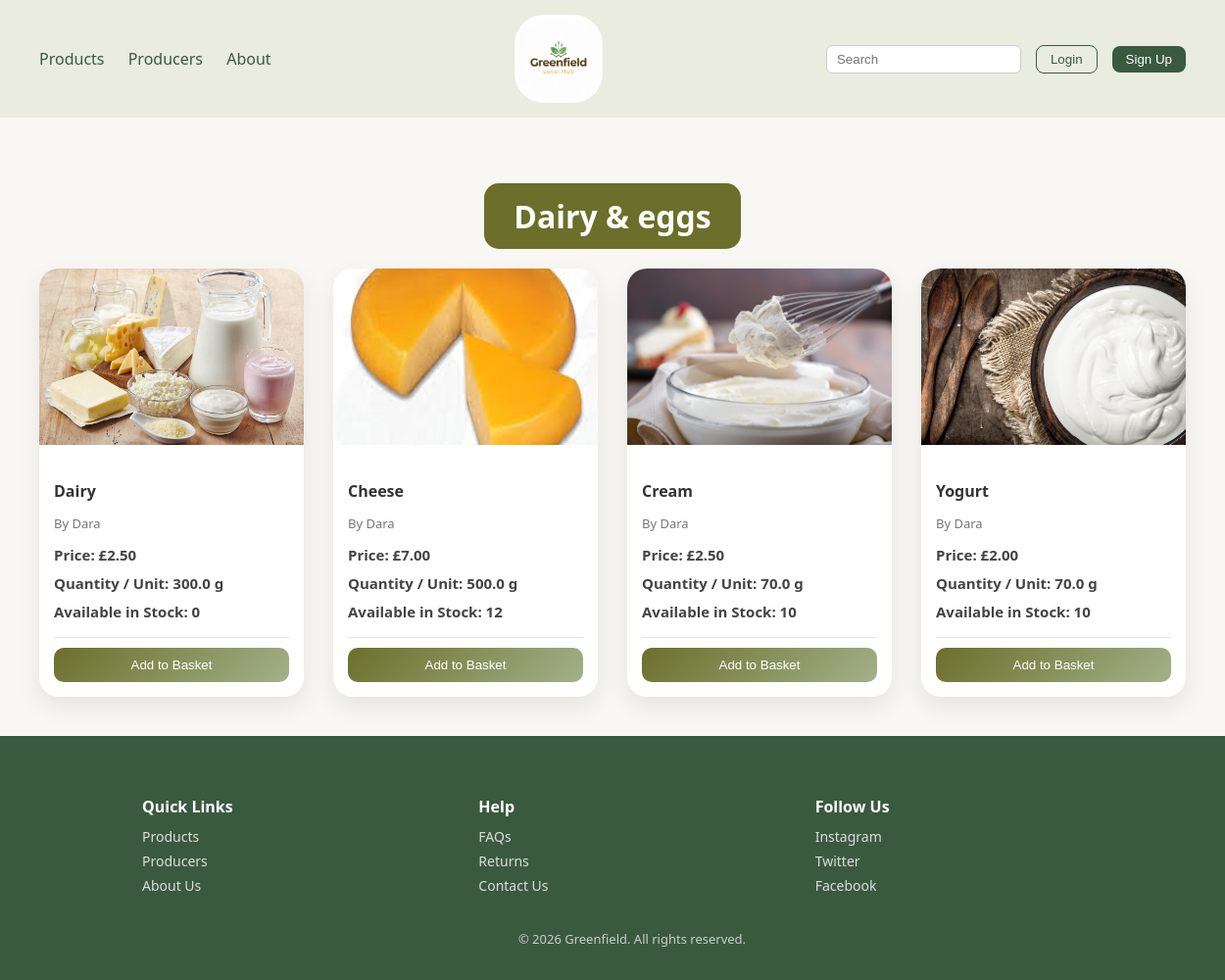
The app's page /products/2 with its own data.
### tables this page shows
CREATE TABLE category (
        category_id INTEGER PRIMARY KEY AUTOINCREMENT,
        category_name TEXT,
        category_description TEXT
    );

CREATE TABLE product (
        product_id INTEGER PRIMARY KEY AUTOINCREMENT,
        producer_id INTEGER,
        category_id INTEGER,
        product_name TEXT,
        description TEXT,
        price DECIMAL,
        stock_quantity INTEGER,
        unit TEXT,
        origin TEXT,
        quantity REAL,
        image_path TEXT,
        FOREIGN KEY (producer_id) REFERENCES producer(producer_id),
        FOREIGN KEY (category_id) REFERENCES category(category_id)
    );

CREATE TABLE producer (
        producer_id INTEGER PRIMARY KEY AUTOINCREMENT,
        user_id INTEGER,
        business_name TEXT,
        business_description TEXT,
        join_date TEXT,
        farm_location TEXT,
        FOREIGN KEY (user_id) REFERENCES user(user_id)
    );

### app.py (the view)
@app.route("/products/<int:category_id>")
def category_page(category_id):
    conn = get_db()
    cur = conn.cursor()
    cur.execute("""
    SELECT
        product.product_id,
        product.product_name AS name,
        product.price,
        product.quantity,
        product.stock_quantity,
        product.unit,
        producer.business_name AS producer
    FROM product
    JOIN producer ON product.producer_id = producer.producer_id
    WHERE product.category_id = ?
""", (category_id,))
    rows = cur.fetchall()
    products = []
    for r in rows:
        products.append({
            "id": r[0],
            "name": r[1],
            "price": r[2],
            "weight": r[3],
            "stock_quantity": r[4],
            "unit": r[5],
            "producer": r[6]
        })
    cur.execute("SELECT category_name FROM category WHERE category_id=?", (category_id,))
    category = cur.fetchone()
    conn.close()
    return render_template(
    "products.html",
    category=category[0],
    products=products,
    items=get_basket_items(),
    basket=session.get("basket", {}),
    basket_count=sum(session.get("basket", {}).values())
)

### app.py (called while the page is built, shortened)
def get_db():
    conn = sqlite3.connect(DB_NAME)
    conn.row_factory = sqlite3.Row
    return conn

@app.context_processor
def inject_user():
    user = None
    prefs = None
    return dict(user=user, prefs=prefs)

def get_basket_items():
    user_id = session.get("user_id")
    if not user_id:
        return []

### templates/products.html (shortened to what this page needs)
{% extends "base.html" %}
{% block content %}
<section class="category-page">
    <h2 class="page-title">{{ category|capitalize }}</h2>
    <div class="product-grid">
        {% for product in products %}
            <div class="product-card">
                <img src="{{ url_for('static', filename='images/' + product.name.lower().replace(' ', '-') + '.jpg') }}">
                <div class="product-info">
                    <h3>{{ product.name }}</h3>
                    <p class="producer">By {{ product.producer }}</p>
                    <div class="details">
                        <div class="detail-item">
                            Price: £{{ "%.2f"|format(product.price) }}
                        </div>
                        <div class="detail-item">
                            Quantity / Unit: {{ product.weight }} {{ product.unit }}
                        </div>
                        <div class="detail-item">
                            Available in Stock: {{ "{:,}".format(product.stock_quantity) }}
                        </div>
                    </div>
                    {% if session.get("role_id") != 1 %}
                    <button class="add-btn" data-id="{{ product.id }}">
                        Add to Basket
                    </button>
                    {% endif %}
                </div>
            </div>
        {% endfor %}
    </div>
</section>
{% endblock %}

### static/css/style.css (style rules this page uses)
body { margin: 0; font-family: 'Segoe UI', sans-serif; background: #f9f7f3; color: #333; height: 100%; display:flex; flex-direction: column; }
.details { display: flex; flex-direction: column; gap: 8px; margin-bottom: 18px; padding-bottom: 15px; border-bottom: 1px solid #e6e6e6; }
.detail-item { font-size: 15px; color: #444; line-height: 1.4; }
.category-page { padding: 40px; text-align: center; }
.page-title { background: #6b6f2a; color: white; display: inline-block; padding: 12px 30px; border-radius: 15px; font-size: 24px; margin-bottom: 40px; }
.product-grid { display: grid; grid-template-columns: repeat(4, 1fr); gap: 30px; }
.product-card { background: #ffffff; border-radius: 20px; overflow: hidden; box-shadow: 0 10px 25px rgba(0,0,0,0.08); transition: 0.3s; position: relative; }
.product-card img { width: 100%; height: 180px; object-fit: cover; }
.product-info { padding: 15px; text-align: left; }
.product-info h3 { font-size: 16px; margin-bottom: 5px; }
.producer { font-size: 13px; color: #777; }
.details { display: flex; justify-content: space-between; margin: 10px 0; font-weight: bold; }
.add-btn { width: 100%; padding: 10px; border: none; background: linear-gradient(135deg, #6b6f2a, #a3b18a); color: white; border-radius: 10px; cursor: pointer; transition: 0.3s; }
.page-title { font-size: 32px; margin-bottom: 20px; }
button { padding: 6px 10px; border: none; background: #3a5a40; color: white; border-radius: 6px; cursor: pointer; }

### records on screen
category: category_name "Dairy & eggs"
product: shows a picture, name "Dairy", producer "Dara", price "2.50", weight "300.0", unit "g", stock_quantity "0"
product: shows a picture, name "Cheese", producer "Dara", price "7.00", weight "500.0", unit "g", stock_quantity "12"
product: shows a picture, name "Cream", producer "Dara", price "2.50", weight "70.0", unit "g", stock_quantity "10"
product: shows a picture, name "Yogurt", producer "Dara", price "2.00", weight "70.0", unit "g", stock_quantity "10"
